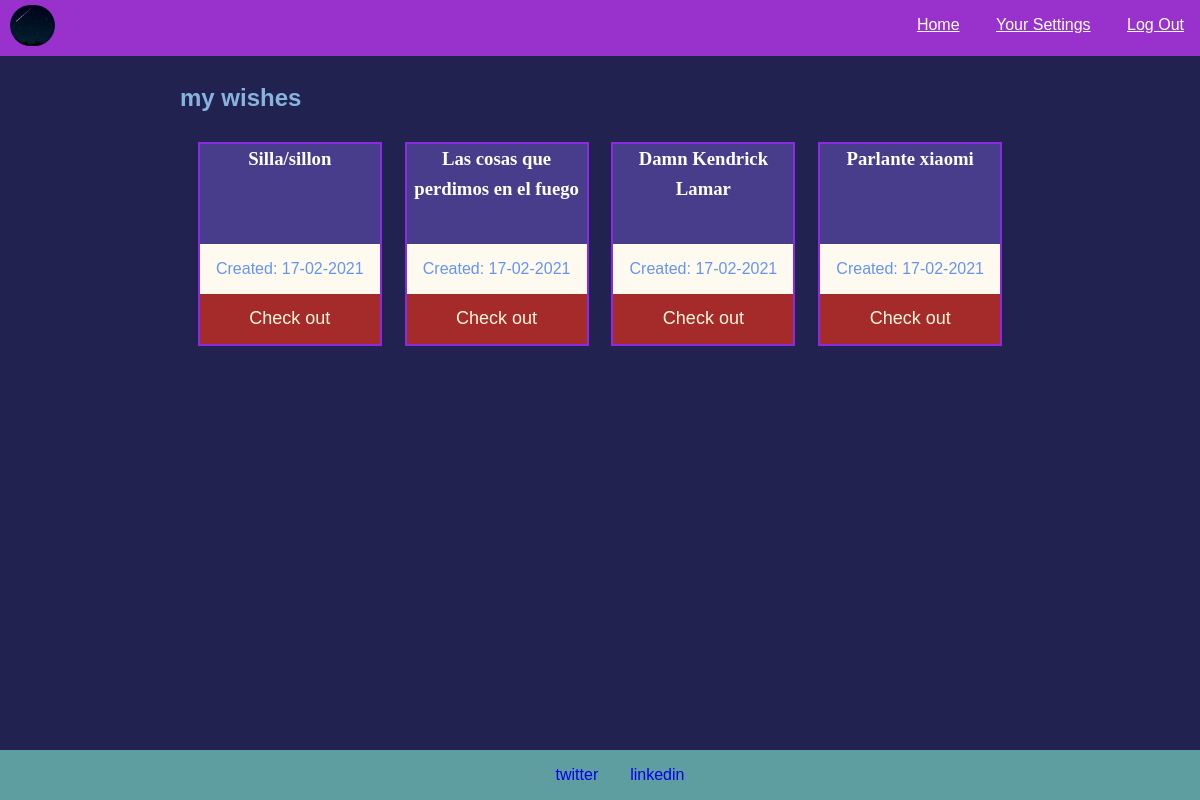
The page /mywishes (signed in) on the database its author committed.
### app.py (models this page shows)
class Product(db.Model):
    id = db.Column(db.Integer, primary_key=True)
    name = db.Column(db.String(50), nullable=False)
    link = db.Column(db.Text, nullable=False)
    store = db.Column(db.String(5), nullable=False) # puede ser nullable esto?
    additional = db.Column(db.String(140))
    user_id = db.Column(db.Integer, db.ForeignKey("user.id"), nullable=False)
    created =  db.Column(db.DateTime, default=datetime.now)

### app.py (the view)
@app.route("/mywishes", methods = ["GET", "POST"])
@login_required
def my_wishes():
    if request.method=="POST":
        state = request.form.get("checkout")
        target = request.form.get("card_id")
        print(f"State is: {state}")
        print(f"Target ID is: {target}")
        receiver = session["user_id"]
        if state=='discard':
            completed=0
            discarded=1
            checked = Checked(
                product_id = target,
                taker_id = receiver,
                completed = completed,
                discarded = discarded
            )
            db.session.add(checked)
            db.session.commit()
            flash(f"You've discarded successfully item #{target}")
            return redirect("/")
        '''with target retrieve candidates from candidate table run another view function with info
         gathered from here'''
        info = {
            'target': target,
            'receiver':receiver
        }
        return select_candidate(info)
    else:
        myself = User.query.get_or_404(session["user_id"])
        return render_template('mywishes.html', user=myself)

### app.py (called while the page is built)
@app.template_filter()
def datetimeformat(date, format='%d-%m-%Y'):
    return date.strftime(format)

@app.after_request
def after_request(response):
    response.headers["Cache-Control"] = "no-cache, no-store, must-revalidate"
    response.headers["Expires"] = 0
    response.headers["Pragma"] = "no-cache"
    return response

### helpers.py (called while the page is built)
def login_required(f):
    @wraps(f)
    def decorated_function(*args, **kwargs):
        if session.get("user_id") is None:
            return redirect("/login")
        return f(*args, **kwargs)
    return decorated_function

### templates/mywishes.html (shortened to what this page needs)
{% extends 'base.html' %}
{% block main %}
<h2>my wishes</h2>
{% if user.products|length>0 %}
  <div class="cards-container">
      {% for card in user.products %}
      <div class="card">
        <h3 class="card-title">{{card.name}}</h3>
        <p>Created: {{card.created|datetimeformat}}</p>
        <button onclick="actionConfirm(this.id)" class="card-btn" type="button" id="btn-{{card.id}}">Check out</button>
      </div>
      {% endfor %}
  </div>
{% else %}
<p>No wishes here [:1]</p>
{% endif %}
{% endblock %}

### static/styles.css (style rules this page uses)
body, html { margin:0; height:100%; position:relative; }
.cards-container { display:flex; flex-direction:row; justify-content:space-evenly; flex-wrap:wrap; }
.card { position:relative; width:180px; height:200px; border:2px solid blueviolet; text-align:center; margin:10px 5px; }
.card-btn { width:100%; background-color: brown; border:none; color:cornsilk; display:inline-block; font-size:large; height:50px; margin-bottom:0; }
.card-title { height:100px; background-color: darkslateblue; color:white; font-family:tahoma; font-weight: bolder; line-height:30px; margin:0; }
.card p, .visited-card p { background-color:floralwhite; color:cornflowerblue; height:50px; line-height:50px; margin:0; }

### rows shown on the page
Product: name "Silla/sillon", created "17-02-2021"
Product: name "Las cosas que perdimos en el fuego", created "17-02-2021"
Product: name "Damn Kendrick Lamar", created "17-02-2021"
Product: name "Parlante xiaomi", created "17-02-2021"
